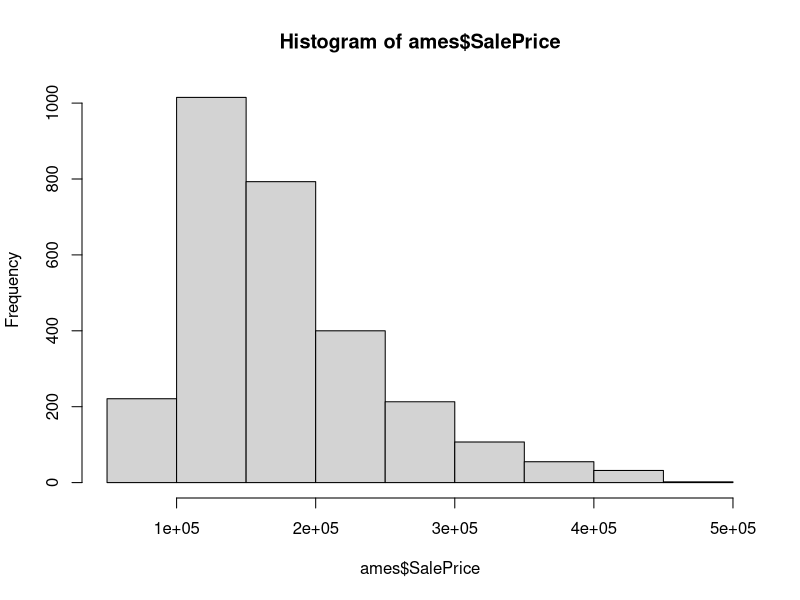
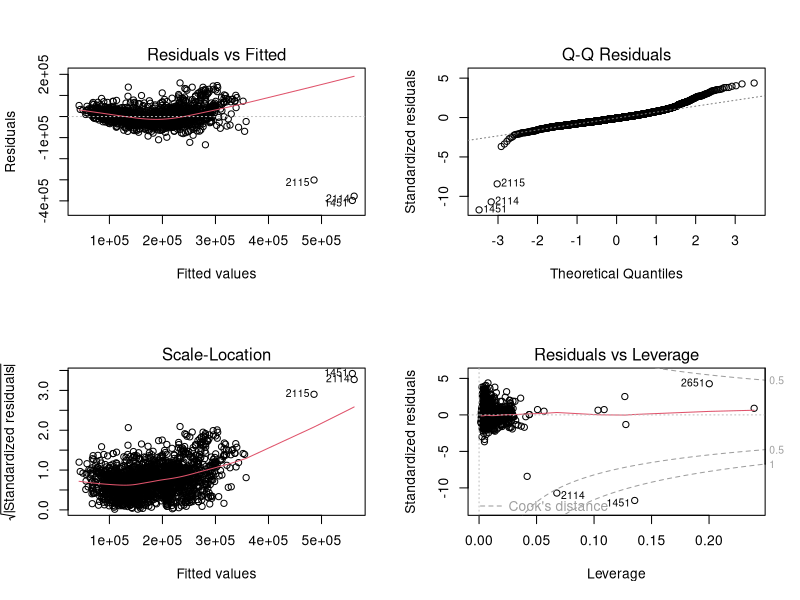

Reproduce these figures in R, in order.
# 15.701 HW 1
# Names: Riley Foreman
# Time Spent: 2:00

# Load tidyverse library (need it for correlation matrix later)
library("tidyverse")

# Set work directory

# Load in dataset
ames = read.csv("AmesSales.csv")

# Make sure variable 'SalePrice' is encoded as a numeric variable (not factor)
ames$SalePrice = as.numeric(ames$SalePrice)

###----------------
### 1a
###----------------
summary(ames$SalePrice)
hist(ames$SalePrice)

###----------------
### 1b
###----------------
# Train/test split
library("caret")
RNGkind(sample.kind = "Rounding")
set.seed(310)
idx = createDataPartition(ames$SalePrice, p = 0.70, list = FALSE)
train = ames[idx,]
test = ames[-idx,]

# Check
mean(train$SalePrice)
# Should be 178635.7

# Train linear regression model to predict SalesPrice using all other variables
mod1 <- lm(SalePrice~., data=train)
summary(mod1)
# The multiple R-squared is 0.7369

###----------------
### 1c
###----------------
# Plot the regression model
par(mfrow=c(2,2)) #create two rows and columns in the plot window plot(model)
plot(mod1)
par(mfrow=c(1,1)) #reset the plot window to default settings

# Identify outliers
# NOTE: Row names are strings
outliers=c("1451", "2114", "2115")
print(train[outliers ,])
# Data summary
summary(train)

###----------------
### 1d
###----------------
# Remove outliers from training set
train2 = ames[setdiff(idx,outliers), ]

# Train a new regression model without the outliers using all variables
mod2 <- lm(SalePrice~., data=train2)
summary(mod2)
# The multiple R-squared is 0.7845

###----------------
### 1e
###----------------
# Check for correlations among the numerical variables in train2 data
# Remove variable 'BldgType' because it is categorical
numeric_vars <- select(train2, -BldgType)
# Round correlation matrix to 2 decimals
coreMatrix <- round(cor(numeric_vars, y=NULL, use="everything"),2)
# Take a look. Assume variables are correlated at 0.75 level
coreMatrix
# 'LivArea' and 'TotalRooms' are correlated at 0.80 (what we expected)

###----------------
### 1g
###----------------
mod3 <- lm(SalePrice~BldgType+YearBuilt+Fireplaces+GarageArea+PoolArea+LivArea,
           data=train2)
summary(mod3)
# The multiple R-squared is 0.7592

# Add 'prediction' column to train2 data with predicted sale price using mod3
pred_train_mod3 <- predict(mod3, newdata=train2)
train2 = mutate(train2, prediction = pred_train_mod3)
view(train2)

# Make predictions using mod3 on the test set
pred_test_mod3 <- predict(mod3, newdata=test)

# Calculate OSR2 for mod3
resid_test <- test$SalePrice - pred_test_mod3
SSR_test = sum((resid_test)^2)
baseline_train = mean(train2$SalePrice)
SST_test = sum((test$SalePrice - baseline_train)^2)
# Note: we use the baseline computed on the train data
R2_test = 1 - SSR_test / SST_test
R2_test
# OSR2 for mod3 is 0.742

# -------------------------------------
# Repeat above OSR2 calculation for mod2
#--------------------------------------
# Add 'prediction_2' column to train2 data with predicted sale price using mod2
pred_train_mod2 <- predict(mod2, newdata=train2)
train2 = mutate(train2, prediction_2 = pred_train_mod2)
view(train2)

# Make predictions using mod2 on the test set
pred_test_mod2 <- predict(mod2, newdata=test)

# Calculate OSR2 for mod2
resid_test_2 <- test$SalePrice - pred_test_mod2
SSR_test_2 = sum((resid_test_2)^2)
SST_test_2 = sum((test$SalePrice - baseline_train)^2)
# Note: we use the baseline computed on the train data
R2_test_2 = 1 - SSR_test_2 / SST_test_2
R2_test_2
# OSR2 for mod2 is 0.774

# Test other contributor's changes

